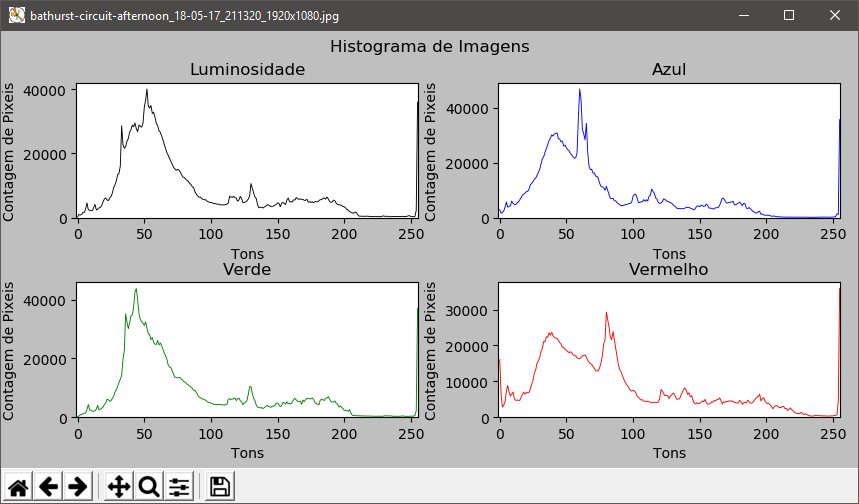
#> input picture pyhistex.png, 859 x 504 px
$ python 'Arrasta uma imagem para aqui ou clica para abrir uma imagem e depois mostrar o histograma vFinal.py' pyhistex.png
#> lines starting #> are read from the running program, lines starting #| are printed output that depends on the picture
"""
Este código verifica se o sistema Windows tem as dependências que este script precisa para poder correr.
Remove as aspas e este texto para fazer a verificação.

import os

os.system("py -m pip install numpy")
os.system("py -m pip install matplotlib")
os.system("py -m pip install opencv-python")
"""

import sys
import numpy as np
import matplotlib.pyplot as plt
import cv2
plt.figure(num=None, figsize=(10, 5), dpi=100.45, facecolor=(0.7490, 0.7490, 0.7490), edgecolor='k')


# Abre a imagem ################################################

try:
	"""
	sys.argv[] é uma lista e faz com que este ficheiro .py receba o nome da imagem que lhe foi
	largada em cima. O índice [0] é o caminho para este ficheiro .py e o índice [1] é o
	caminho para a imagem.
	"""
	nome_img = sys.argv[1]
	print("\n" + str(sys.argv[0]) + "\n\nestá a abrir:\n\n" + str(sys.argv[1]))

except:
	"""
	tkinter permite procurar uma imagem através de um UI que serve de explorador do Windows.
	"""
	print('Escolhe uma imagem.')

	import tkinter
	janela_raiz = tkinter.Tk()
	janela_raiz.withdraw()

	from tkinter.filedialog import askopenfilename
	nome_img = askopenfilename()

	print(f'\nA desenhar os histogramas da imagem "{nome_img}".\nAguarda um momento.')
	janela_raiz.destroy()


img = cv2.imread(f'{nome_img}')
#> img is the input picture: shape (504, 859, 3); mean B, G, R 207.1, 207, 207.4


# Converte as cores da imagem para tons de cinza ###############

img_preto_branco = cv2.cvtColor(img, cv2.COLOR_BGR2GRAY)


# Titulo #######################################################

plt.suptitle('Histograma de Imagens')


# Elabora o histograma da luminosidade #########################

plt.subplot(2, 2, 1)
plt.title('Luminosidade')
hist_pb = cv2.calcHist([img_preto_branco], [0], None, [256], [0, 256])
#> hist_pb = 256 values, max 176587 at index 255, min 22 at index 192, mean 1691.2
plt.plot(hist_pb, color='k', drawstyle="default", linewidth=0.65, alpha=1.0)
plt.xlim([-1, 255.5])
plt.ylim([0, (max(hist_pb)*1.05)])
plt.ylabel('Contagem de Pixeis')
plt.xlabel('Tons')


# Elabora os histogramas dos canais individuais RGB ############

num_hist = 2
cor = ('b','g','r')
titulo = ["Azul", "Verde", "Vermelho"]

for canal,col in enumerate(cor):
	"""   (linhas, colunas, caso)   """
	plt.subplot(2, 2, num_hist)
	plt.title(titulo[num_hist-2])
	hist_cor = cv2.calcHist([img],[canal],None,[256],[0,256])
	plt.plot(hist_cor, color = col, drawstyle="default", linewidth=0.65, alpha=1.0)
	plt.xlim([-1, 255.5])
	plt.ylim([0, (max(hist_cor)*1.05)])
	plt.ylabel('Contagem de Pixeis')
	plt.xlabel('Tons')
	num_hist += 1
#> after the loop, num_hist = 5


# Faz a estruturação e mostra os histogramas ###################

plt.tight_layout()
plt.subplots_adjust(top=0.88)
plt.show()
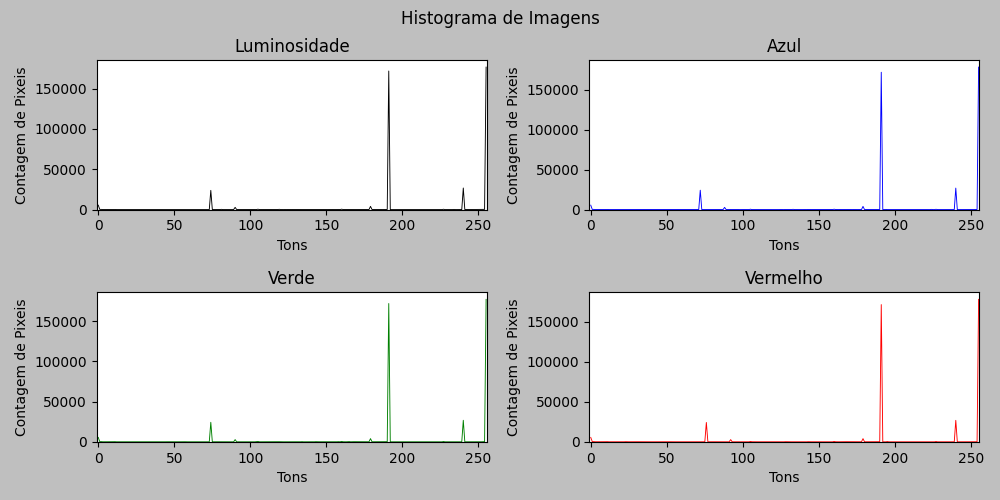
#> figure drawn by matplotlib, 4 panels; panel 1: curve peaks at x = 255, y = 176587; panel 2: curve peaks at x = 255, y = 178147; panel 3: curve peaks at x = 255, y = 176927; panel 4: curve peaks at x = 255, y = 178299
